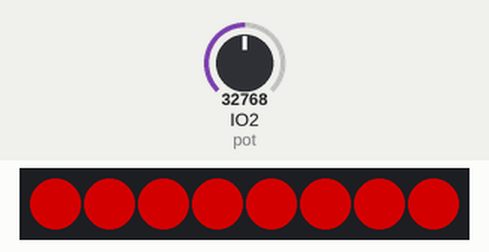
This program was run on a simulated ESP32 board running CircuitPython. On the bench: 8 RGB LEDs in strip order, left to right. The test bench sets the inputs (shaded band); at power-on: IO2 (pot) = 32768 (analog values on the 0–65535 scale). Dim RGB values are drawn brighter than linear.

Above: at 1.2 s.
1.3 s: IO2 (pot) set to 0
At 1.6 s:
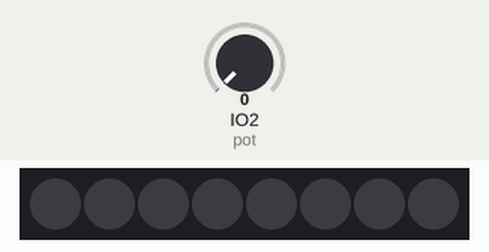
2.8 s: IO2 (pot) set to 7864
At 3.4 s:
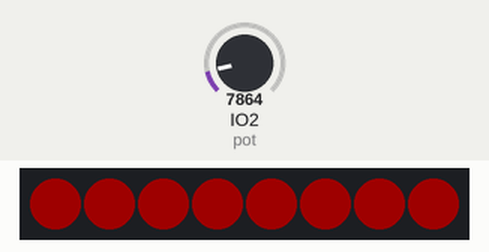
4.3 s: IO2 (pot) set to 19660
At 5.1 s:
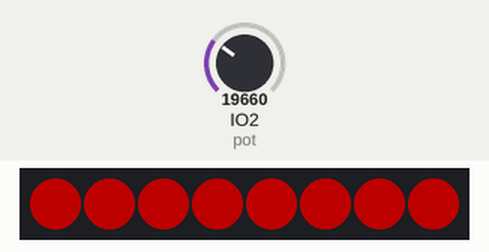
Timing chart, 0 to 7.3 s (numbered marks = the images above; inputs shaded):
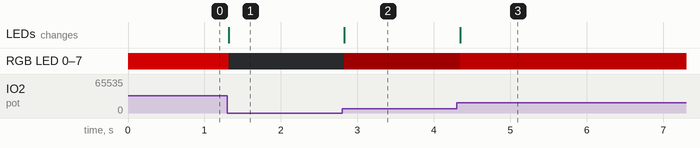

The program:

test2_HW.py
```python
import board
import analogio
import neopixel
import time

# A2 del connettore Grove → IO2
pot = analogio.AnalogIn(board.IO2)

NUM_LED = 8

# D9 del connettore → IO9
pixels = neopixel.NeoPixel(board.IO20, NUM_LED, auto_write=False)

RED = (255, 0, 0)

while True:
    valore = pot.value
    luminosita = valore / 65535

    pixels.brightness = luminosita
    pixels.fill(RED)
    pixels.show()

    time.sleep(0.05)
```

Measured:
- after the input at 1.3 s, RGB LED 0–7: RGB(127, 0, 0) → off at once; the LEDs: change at once (image 1)
- after the input at 2.8 s, RGB LED 0–7: off → RGB(30, 0, 0) at once; the LEDs: change at once (image 2)
- after the input at 4.3 s, RGB LED 0–7: RGB(30, 0, 0) → RGB(76, 0, 0) after 0.05 s; the LEDs: change after 0.05 s (image 3)
